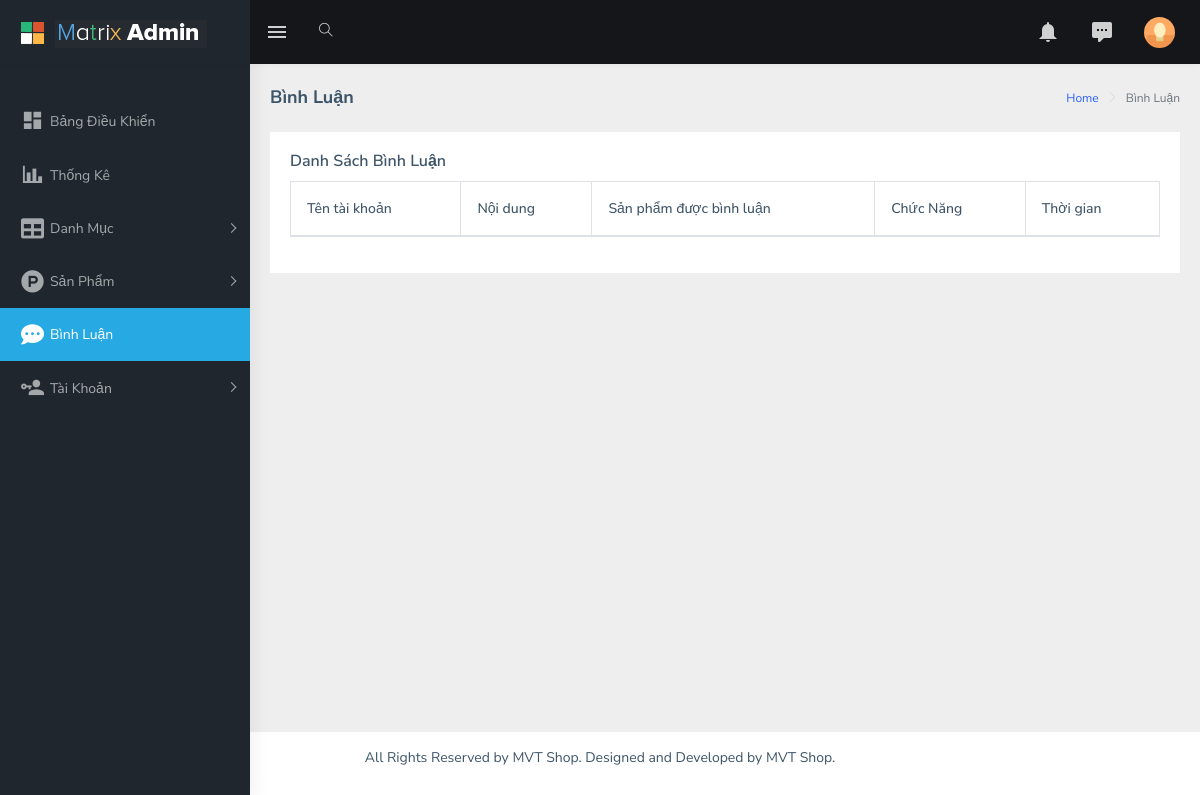
/admin/index.php?act=list_binhluan, run on an earlier commit of the app's database.
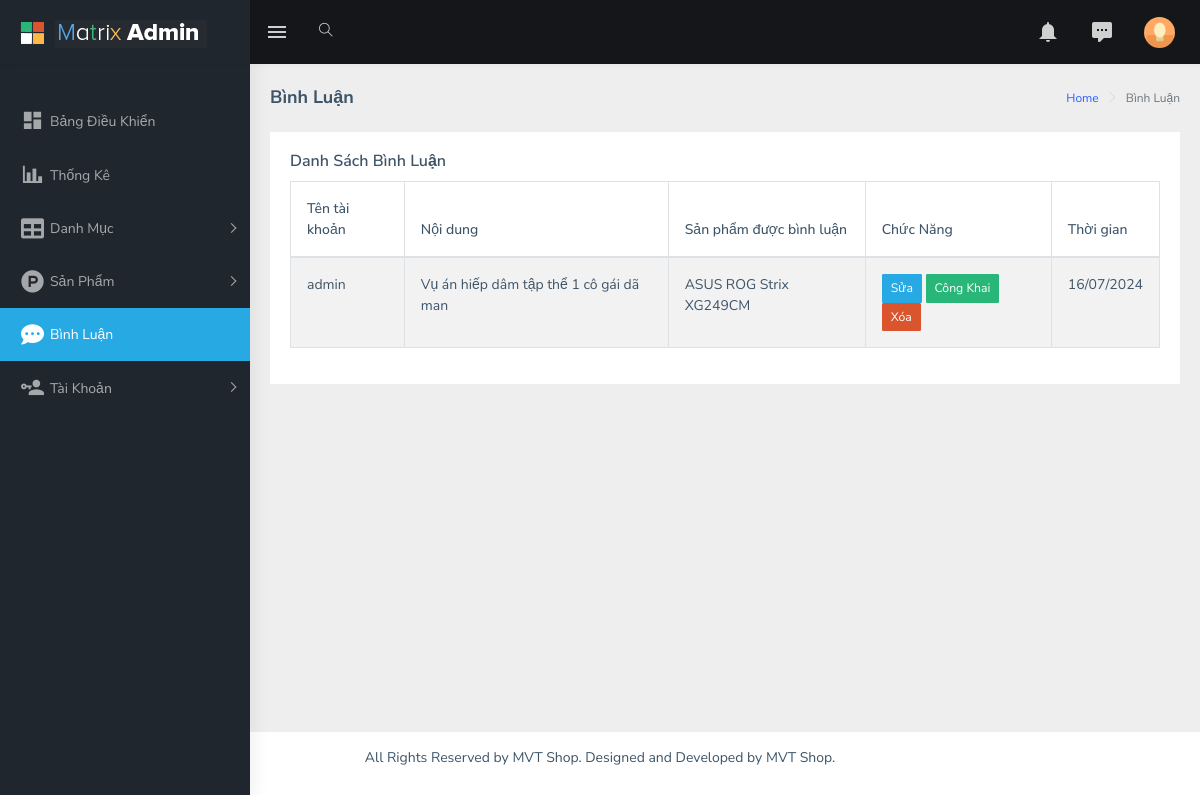
And on a later commit of the database.
### tables this page shows
CREATE TABLE `comment` (
  `comment_id` int(11) NOT NULL,
  `content` text NOT NULL,
  `time` varchar(20) NOT NULL,
  `account_id` int(11) NOT NULL,
  `product_id` int(11) NOT NULL
);

CREATE TABLE `account` (
  `account_id` int(11) NOT NULL,
  `user` varchar(100) NOT NULL,
  `password` varchar(100) NOT NULL,
  `phone_number` varchar(15) NOT NULL,
  `email` varchar(50) NOT NULL,
  `address` varchar(255) NOT NULL,
  `role_id` int(11) NOT NULL
);

CREATE TABLE `product` (
  `product_id` int(11) NOT NULL,
  `product_name` varchar(100) NOT NULL,
  `product_price` int(11) NOT NULL,
  `product_image` varchar(100) NOT NULL,
  `product_describe` text NOT NULL,
  `status` enum('active','inactive','','') NOT NULL,
  `category_id` int(11) NOT NULL,
  `brand_id` int(11) NOT NULL,
  `color_id` int(11) NOT NULL
);

### model/pdo.php (called while the page is built, shortened)
<?php
function pdo_get_connection(){
    $dburl = "mysql:host=localhost;dbname=group5_project1;charset=utf8";
    $username = 'root';
    $password = '';
    $conn = new PDO($dburl, $username, $password);
    $conn->setAttribute(PDO::ATTR_ERRMODE, PDO::ERRMODE_EXCEPTION);
    return $conn;
}
function pdo_query($sql){
    $sql_args = array_slice(func_get_args(), 1);
    try{
        $conn = pdo_get_connection();
        $stmt = $conn->prepare($sql);
        $stmt->execute($sql_args);
        $rows = $stmt->fetchAll();
        return $rows;
    }
    catch(PDOException $e){
        throw $e;
    }
    finally{
        unset($conn);
    }
}

### model/binhluan.php (called while the page is built, shortened)
<?php
    function load_all_comment() {
        $sql =  "SELECT * FROM comment INNER JOIN account on comment.account_id = account.account_id INNER JOIN product on comment.product_id = product.product_id ORDER BY comment_id DESC";
        $list_comment = pdo_query($sql);
        return $list_comment;
    }
?>

### admin/binhluan/list.php (the view)
<div class="page-wrapper">
    <div class="page-breadcrumb">
        <div class="row">
            <div class="col-12 d-flex no-block align-items-center">
                <h4 class="page-title">Bình Luận</h4>
                <div class="ml-auto text-right">
                    <nav aria-label="breadcrumb">
                        <ol class="breadcrumb">
                            <li class="breadcrumb-item"><a href="#">Home</a></li>
                            <li class="breadcrumb-item active" aria-current="page">Bình Luận</li>
                        </ol>
                    </nav>
                </div>
            </div>
        </div>
    </div>
    <div class="container-fluid">
        <div class="row">
            <div class="col-12">
                <div class="card">
                    <div class="card-body">
                        <h5 class="card-title">Danh Sách Bình Luận</h5>
                        <div class="table-responsive">
                            <table id="zero_config" class="table table-striped table-bordered">
                                <thead>
                                    <tr>
                                        <th>Tên tài khoản</th>
                                        <th>Nội dung</th>
                                        <th>Sản phẩm được bình luận</th>
                                        <th>Chức Năng</th>
                                        <th>Thời gian</th>
                                    </tr>
                                </thead>
                                <tbody>
                                    <?php
                                        foreach ($list_comment as $comment) {
                                    ?>
                                    <tr>
                                        <td><?php echo $comment['user']?></td>
                                        <td><?php echo $comment['content']?></td>
                                        <td><?php echo $comment['product_name']?></td>
                                        <td>
                                            <input type="submit" value="Sửa" name="sua" class="btn btn-cyan btn-sm">
                                            <input type="submit" value="Công Khai" name="congkhai"
                                                class="btn btn-success btn-sm">
                                            <input type="button" value="Xóa" name="xoa" class="btn btn-danger btn-sm">
                                        </td>
                                        <td><?php echo $comment['time']?></td>
                                    </tr>
                                    <?php } ?>
                                </tbody>
                            </table>
                        </div>
                    </div>
                </div>
            </div>
        </div>
    </div>
</div>

### admin/index.php (shortened to what this page needs)
<?php
    if (!isset($_GET['act']) || $_GET['act'] != 'dangky' && $_GET['act'] != 'dangnhap'){
        include "header.php";
    }
    include "../model/pdo.php";
    include "../model/binhluan.php";
    if(isset($_GET['act'])){
        $act = $_GET['act'];
        switch($act){
            case "list_binhluan":
                    $list_comment = load_all_comment();
                    include "binhluan/list.php";
                    break;
        }
    }
    else{
        include "home.php";
    }
    include "footer.php";
?>

### admin/header.php (shortened to what this page needs)
<!DOCTYPE html>
<html dir="ltr" lang="en">
<head>
    <link href="assets/libs/flot/css/float-chart.css" rel="stylesheet">
    <link href="dist/css/style.min.css" rel="stylesheet">
</head>
<body>
    <div id="main-wrapper">
        <header class="topbar" data-navbarbg="skin5">
            <nav class="navbar top-navbar navbar-expand-md navbar-dark">
                <div class="navbar-header" data-logobg="skin5">
                    <a class="navbar-brand" href="index.html">
                        <b class="logo-icon p-l-10">
                            <img src="assets/images/logo-icon.png" alt="homepage" class="light-logo" />
                        </b>
                        <span class="logo-text">
                             <img src="assets/images/logo-text.png" alt="homepage" class="light-logo" />
                        </span>
                    </a>
                </div>
                <div class="navbar-collapse collapse" id="navbarSupportedContent" data-navbarbg="skin5">
                    <ul class="navbar-nav float-left mr-auto">
                        <li class="nav-item d-none d-md-block"><a class="nav-link sidebartoggler waves-effect waves-light" href="javascript:void(0)" data-sidebartype="mini-sidebar"><i class="mdi mdi-menu font-24"></i></a></li>
                        <li class="nav-item search-box"> <a class="nav-link waves-effect waves-dark" href="javascript:void(0)"><i class="ti-search"></i></a>
                        </li>
                    </ul>
                    <ul class="navbar-nav float-right">
                        <li class="nav-item dropdown">
                            <a class="nav-link dropdown-toggle waves-effect waves-dark" href="" data-toggle="dropdown" aria-haspopup="true" aria-expanded="false"> <i class="mdi mdi-bell font-24"></i>
                            </a>
                        </li>
                        <li class="nav-item dropdown">
                            <a class="nav-link dropdown-toggle waves-effect waves-dark" href="" id="2" data-toggle="dropdown" aria-haspopup="true" aria-expanded="false"> <i class="font-24 mdi mdi-comment-processing"></i>
                            </a>
                        </li>
                        <li class="nav-item dropdown">
                            <a class="nav-link dropdown-toggle text-muted waves-effect waves-dark pro-pic" href="" data-toggle="dropdown" aria-haspopup="true" aria-expanded="false"><img src="assets/images/users/1.jpg" alt="user" class="rounded-circle" width="31"></a>
                        </li>
                    </ul>
                </div>
            </nav>
        </header>
         <?php
         include_once 'sidebar.php';
         ?>

### admin/sidebar.php (shortened to what this page needs)
<aside class="left-sidebar" data-sidebarbg="skin5">
    <div class="scroll-sidebar">
        <nav class="sidebar-nav">
            <ul id="sidebarnav" class="p-t-30">
                <li class="sidebar-item"> <a class="sidebar-link waves-effect waves-dark sidebar-link" href="index.html"
                        aria-expanded="false"><i class="mdi mdi-view-dashboard"></i><span class="hide-menu">Bảng Điều
                            Khiển</span></a></li>
                <li class="sidebar-item"> <a class="sidebar-link waves-effect waves-dark sidebar-link"
                        href="charts.html" aria-expanded="false"><i class="mdi mdi-chart-bar"></i><span
                            class="hide-menu">Thống Kê</span></a></li>
                <li class="sidebar-item"> <a class="sidebar-link has-arrow waves-effect waves-dark"
                        href="javascript:void(0)" aria-expanded="false"><i class="fas fa-table"></i><span
                            class="hide-menu">Danh Mục </span></a>
                </li>
                <li class="sidebar-item"> <a class="sidebar-link has-arrow waves-effect waves-dark"
                        href="javascript:void(0)" aria-expanded="false"><i class="fab fa-product-hunt"></i><span
                            class="hide-menu">Sản Phẩm </span></a>
                </li>
                <li class="sidebar-item"> <a class="sidebar-link waves-effect waves-dark sidebar-link"
                        href="index.php?act=list_binhluan" aria-expanded="false"><i
                            class=" fas fa-comment-dots"></i><span class="hide-menu">Bình Luận</span></a></li>
                <li class="sidebar-item"> <a class="sidebar-link has-arrow waves-effect waves-dark"
                        href="javascript:void(0)" aria-expanded="false"><i class="mdi mdi-account-key"></i><span
                            class="hide-menu">Tài Khoản </span></a>
                </li>
            </ul>
        </nav>
    </div>
</aside>

### admin/footer.php (shortened to what this page needs)
            <footer class="footer text-center">
                All Rights Reserved by MVT Shop. Designed and Developed by MVT Shop.
            </footer>
        </div>
</body>
</html>

What changed in the data, as far as the page shows it:
added comment: account.user "admin", content "Vụ án hiếp dâm tập thể 1 cô gái dã man", product.product_name "ASUS ROG Strix XG249CM", time "16/07/2024"
